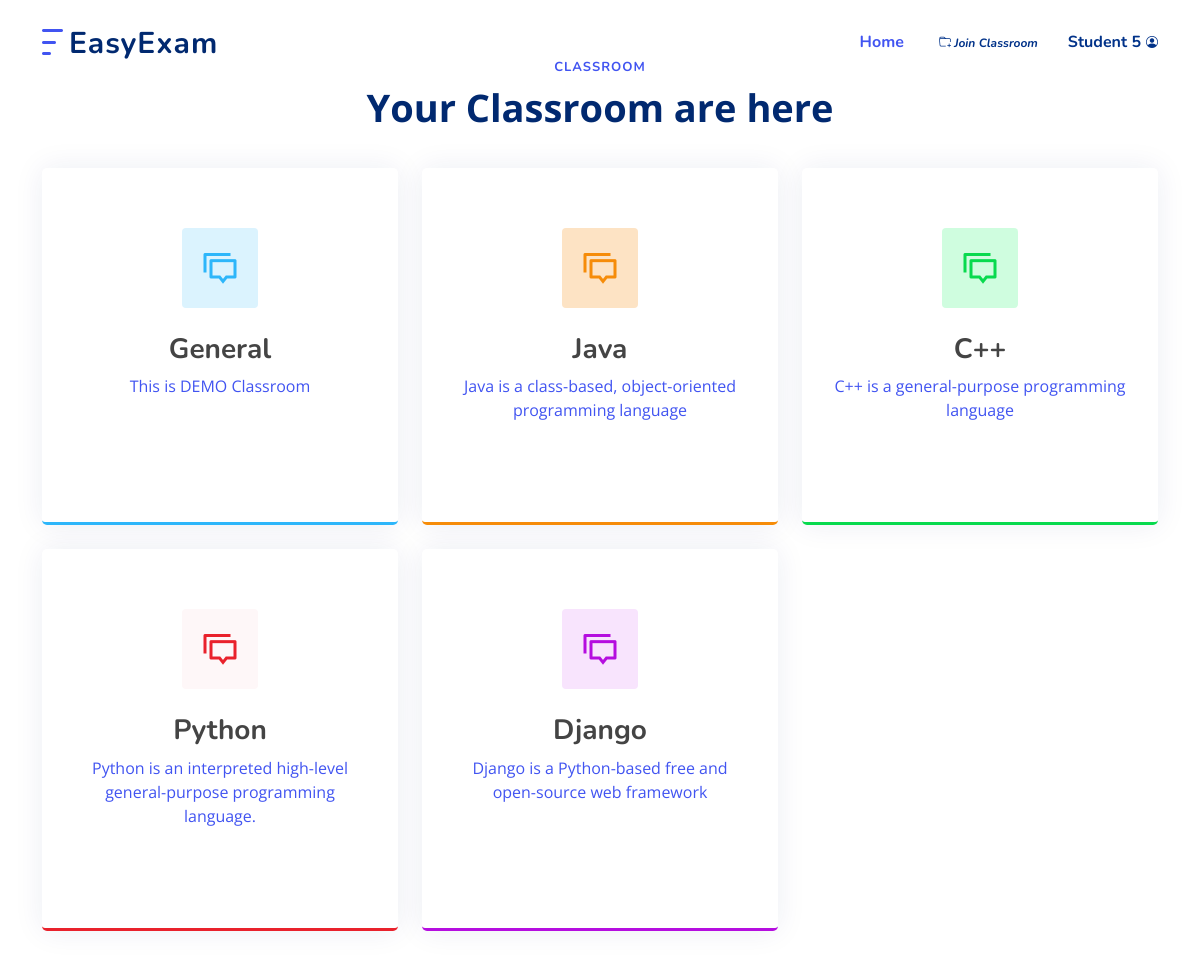
/dashboard (signed in), run on the app's committed database.
### Classroom/models.py (models this page shows, shortened)
class Classroom(models.Model):
	owner = models.ForeignKey(User, on_delete=models.CASCADE) # Teacher
	name = models.CharField(max_length=255) # class name
	code = models.CharField(max_length=5, unique=True) # code for students to join
	desc = models.CharField(max_length=255, blank=True) # class Description for optional

### Classroom/views/Classroom.py (the view)
# urls.py: path('dashboard', Classroom.dashboard, name='dashboard'),
@login_required(login_url='login')
def dashboard(request):
	colors = ['blue', 'orange', 'green', 'red', 'purple', 'pink' ]
	if request.user.is_staff:
		rooms = Classroom.objects.filter(owner=request.user).values()
	else:
		enroll = list(Enrollment.objects.filter(student=request.user).values('room_id'))
		d = []
		for e in enroll:
			d.append( e['room_id'] )
		rooms = Classroom.objects.filter(pk__in=d).values()
	rooms = list(rooms)
	for i in range(len(rooms)):
		rooms[i]["color"] = colors[i%6]
		rooms[i]["delay"] = i+2 * 100
	return render(request, 'classroom/dashboard.html', { 'rooms' : rooms })

### templates/classroom/dashboard.html (shortened to what this page needs)
{% extends 'base.html' %}
{% load static %}
{% block header %}
<header id="header" class="header fixed-top">
  <div class="container-fluid container-xl d-flex align-items-center justify-content-between">
    <a href="{% url 'home' %}" class="logo d-flex align-items-center">
      <img src="{% static 'assets/img/logo.png' %}" alt="">
      <span>EasyExam</span>
    </a>
    <nav id="navbar" class="navbar">
      <ul>
        <li><a class="nav-link scrollto active" href="{% url 'home' %}">Home</a></li>
        {% if user.is_staff %}
        	<li><a href="{% url 'create_class' %}"><i class="bi bi-folder-plus"> Create Classroom</i></a>
        {% else %}
        	<li><a href="{% url 'join_class' %}"><i class="bi bi-folder-plus"><span> Join Classroom</span></i></a>
        {% endif %}
				<li class="dropdown"><a href="#"><span>{{ user.first_name }}</span><i class="bi bi-person-circle"></i></a>
	      </li>
      </ul>
    </nav>
  </div>
</header>
{% endblock %}
{% block main %}
    <section id="services" class="services">
      <div class="container" data-aos="fade-up">
        <header class="section-header">
          <h2>Classroom</h2>
          <p>Your Classroom are here</p>
        </header>
        <div class="row gy-4">
        	{% for r in rooms %}
						<div class="col-lg-4 col-md-6" data-aos="fade-up" data-aos-delay="{{ r.delay }}">
              <a href="{% url 'view_class' r.id  %}">
	            <div class="service-box {{ r.color }}">
	              <i class="ri-discuss-line icon"></i>
	              <h3> {{r.name}} </h3>
	              <p> {{r.desc}} </p>
	              <a href="#" class="read-more"></a>
	            </div>
              </a>
	          </div>
        	{% endfor %}
        </div>
      </div>
    </section>
{% endblock %}

### static/assets/style.css (style rules this page uses)
:root { scroll-behavior: smooth; }
body { font-family: "Open Sans", sans-serif; color: #444444; }
a { color: #4154f1; text-decoration: none; }
h1, h2, h3, h4, h5, h6 { font-family: "Nunito", sans-serif; }
section { padding: 60px 0; overflow: hidden; }
.section-header { text-align: center; padding-bottom: 40px; }
.section-header h2 { font-size: 13px; letter-spacing: 1px; font-weight: 700; margin: 0; color: #4154f1; text-transform: uppercase; }
.section-header p { margin: 10px 0 0 0; padding: 0; font-size: 38px; line-height: 42px; font-weight: 700; color: #012970; }
.header { transition: all 0.5s; z-index: 997; padding: 20px 0; }
.header .logo { line-height: 0; }
.header .logo img { max-height: 40px; margin-right: 6px; }
.header .logo span { font-size: 30px; font-weight: 700; letter-spacing: 1px; color: #012970; font-family: "Nunito", sans-serif; margin-top: 3px; }
.navbar { padding: 0; }
.navbar ul { margin: 0; padding: 0; display: flex; list-style: none; align-items: center; }
.navbar li { position: relative; }
.navbar a { display: flex; align-items: center; justify-content: space-between; padding: 10px 0 10px 30px; font-family: "Nunito", sans-serif; font-size: 16px; font-weight: 700; color: #013289; white-space: nowrap; transition: 0.3s; }
.navbar a i { font-size: 12px; line-height: 0; margin-left: 5px; }
.navbar a:hover, .navbar .active, .navbar li:hover > a { color: #4154f1; }
.services .service-box { box-shadow: 0px 0 30px rgba(1, 41, 112, 0.08); height: 100%; padding: 60px 30px; text-align: center; transition: 0.3s; border-radius: 5px; }
.services .service-box .icon { font-size: 36px; padding: 40px 20px; border-radius: 4px; position: relative; margin-bottom: 25px; display: inline-block; line-height: 0; transition: 0.3s; }
.services .service-box h3 { color: #444444; font-weight: 700; }
.services .service-box .read-more { display: inline-flex; align-items: center; justify-content: center; font-weight: 600; font-size: 16px; padding: 8px 20px; }
.services .service-box.blue { border-bottom: 3px solid #2db6fa; }
.services .service-box.blue .icon { color: #2db6fa; background: #dbf3fe; }
.services .service-box.blue .read-more { color: #2db6fa; }
.services .service-box.orange { border-bottom: 3px solid #f68c09; }
.services .service-box.orange .icon { color: #f68c09; background: #fde3c4; }
.services .service-box.orange .read-more { color: #f68c09; }
.services .service-box.green { border-bottom: 3px solid #08da4e; }
.services .service-box.green .icon { color: #08da4e; background: #cffddf; }
.services .service-box.green .read-more { color: #08da4e; }
.services .service-box.red { border-bottom: 3px solid #e9222c; }
.services .service-box.red .icon { color: #e9222c; background: #fef7f8; }
.services .service-box.red .read-more { color: #e9222c; }
.services .service-box.purple { border-bottom: 3px solid #b50edf; }
.services .service-box.purple .icon { color: #b50edf; background: #f8e4fd; }
.services .service-box.purple .read-more { color: #b50edf; }

### data on the page
Classroom: name "General", desc "This is DEMO Classroom"
Classroom: name "Java", desc "Java is a class-based, object-oriented programming language"
Classroom: name "C++", desc "C++ is a general-purpose programming language"
Classroom: name "Python", desc "Python is an interpreted high-level general-purpose programming language."
Classroom: name "Django", desc "Django is a Python-based free and open-source web framework"

### other printed values
{{ user.first_name }} "Student 5"
